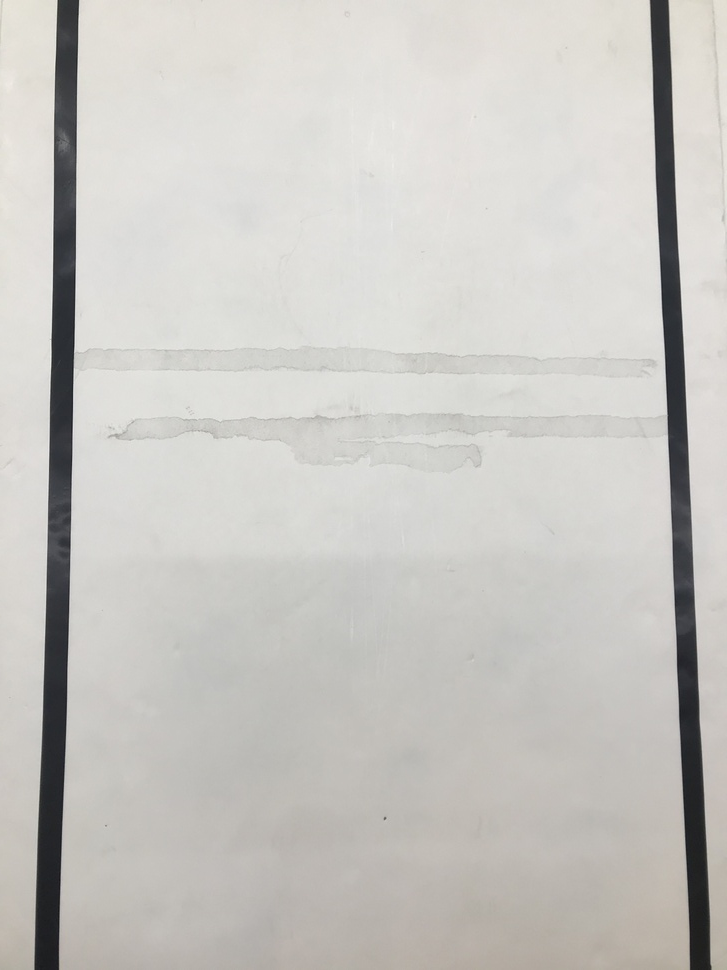
#> input picture src/imgs/lane_test.jpeg, 727 x 970 px, shrunk from 3024 x 4032 before the run
$ python lane_detection.py
#> lines starting #> are read from the running program, lines starting #| are printed output that depends on the picture; after the words box and inside, x2 and y2 are one past the last pixel; in counts of white or black regions, pixels touching at a corner belong together; long printed decimals are rounded
import cv2
import numpy as np
import matplotlib.pyplot as plt
import time

lane_img = cv2.imread("./imgs/lane_test.jpeg", cv2.IMREAD_COLOR)
#> lane_img is the input picture: shape (970, 727, 3); mean B, G, R 194.5, 198.7, 200.4
gray = cv2.cvtColor(lane_img, cv2.COLOR_BGR2GRAY)

canny = cv2.Canny(gray, 150, 300, apertureSize=3)
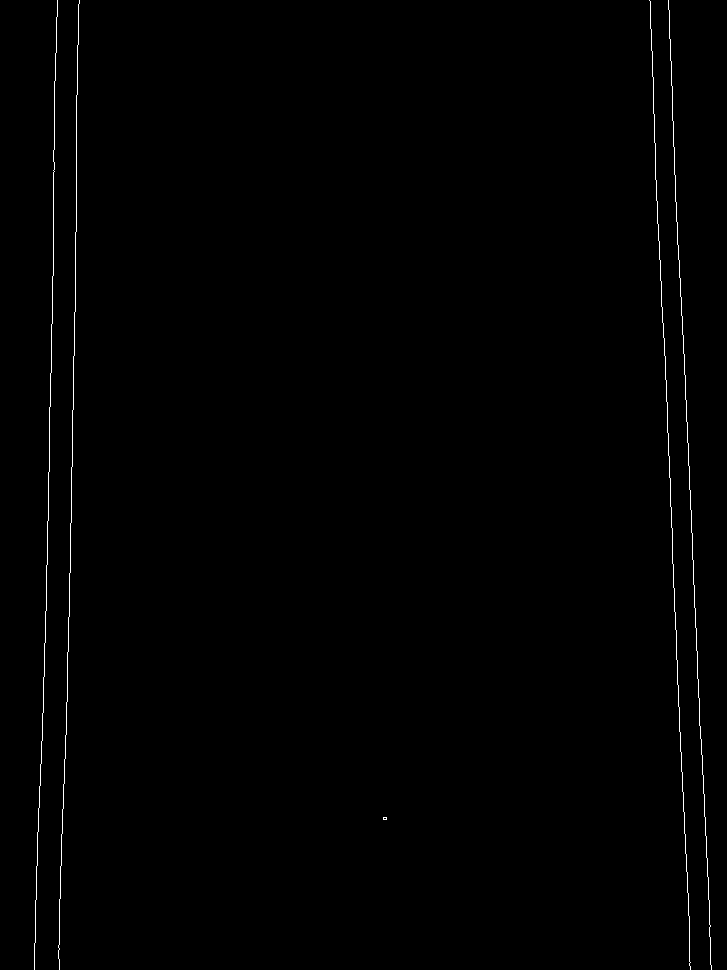
#> canny: shape (970, 727); 0.55% white in thin lines or dots

canny_img = np.copy(canny)
height = canny_img.shape[0]
#> height = 970
width = canny_img.shape[1]
#> width = 727

print(f"Image width : {width}, height : {height}\n")
#| Image width : 727, height : 970

d = height // 10
#> d = 97
epo1 = 2*d
#> epo1 = 194
epo2 = d*9
#> epo2 = 873
crop_img = canny_img[epo1:epo2] # height를 d등분해서 3번째 (2d ~ 3d-1)
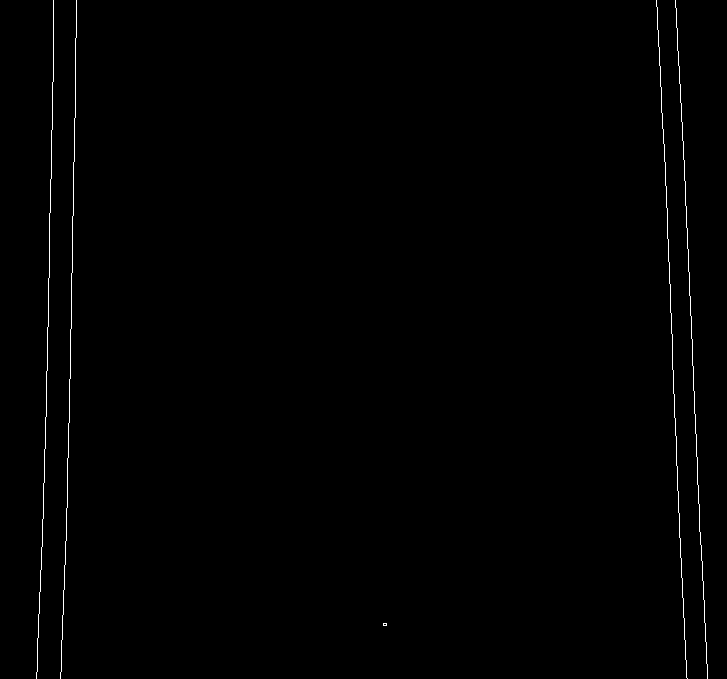
#> crop_img: shape (679, 727); 0.55% white in thin lines or dots

# strengthen
strengthen_img = np.power(crop_img, 2)
#> strengthen_img: shape (679, 727); values 0 (black) and 1 (white), 0.55% white in thin lines or dots
crop_height = strengthen_img.shape[0]
#> crop_height = 679
crop_width = strengthen_img.shape[1]
#> crop_width = 727
print(f"Crop image width : {crop_width}, height : {crop_height}\n")
#| Crop image width : 727, height : 679

middles = []

start = time.time()
for i in range(len(strengthen_img)):
    lcur = crop_width // 2 - (crop_width // 4)
    rcur = crop_width // 2 + (crop_width // 4)

    while(strengthen_img[i][lcur] == 0 or strengthen_img[i][rcur] == 0):
        if strengthen_img[i][lcur] == 0:
            lcur -= 1
        if strengthen_img[i][rcur] == 0:
            rcur += 1
        if lcur < 0:
            lcur = 0
            break
        if rcur > crop_width - 1:
            rcur = crop_width - 1
            break

    middle = (rcur + lcur) // 2
    middles.append(middle)
#> this loop made 679 passes
#> middle on passes 1 to 3: 366, 366, 366
#> after the loop, middles = 679 values, max 373 at index 538, min 366 at index 0, mean 370.3

# draw middle line
color = (255, 0, 0)
for i in range(epo1, epo2):
    canny_img = cv2.line(canny_img,(middles[i-epo1],i), (middles[i-epo1],i), color, 5)
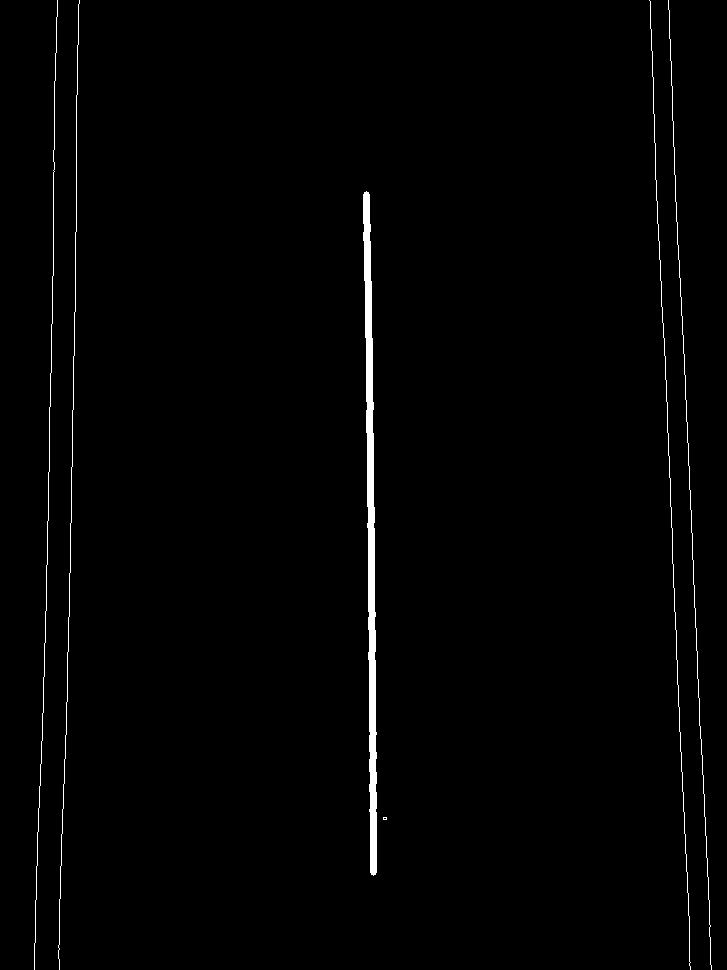
#> canny_img: shape (970, 727); 1.2% white; 6 white regions (1 under 20 px), largest, box (x1, y1, x2, y2) and area: (363, 191, 377, 876) 4775, (34, 0, 58, 970) 970, (58, 0, 80, 970) 970, (649, 0, 691, 970) 970, (668, 0, 712, 970) 970

plt.subplot(1, 2, 1)
plt.imshow(canny_img)
plt.subplot(1, 2, 2)
plt.imshow(crop_img)
plt.show()
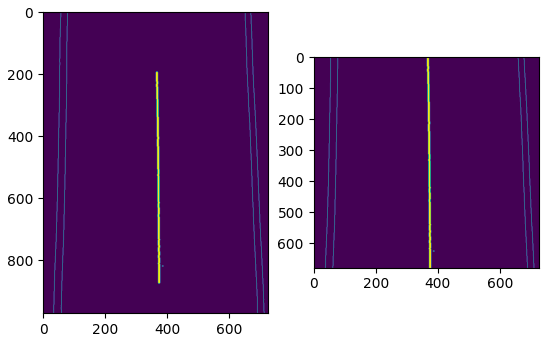
#> figure drawn by matplotlib, 2 panels
x_center = np.mean(middles)
#> x_center = 370.3

print(f"avg of middle point : {x_center}")
#| avg of middle point : 370.295
end = time.time()

print(f"running time : {end-start} sec")

$ run again, with src/imgs/lane.jpg copied over src/imgs/lane_test.jpeg
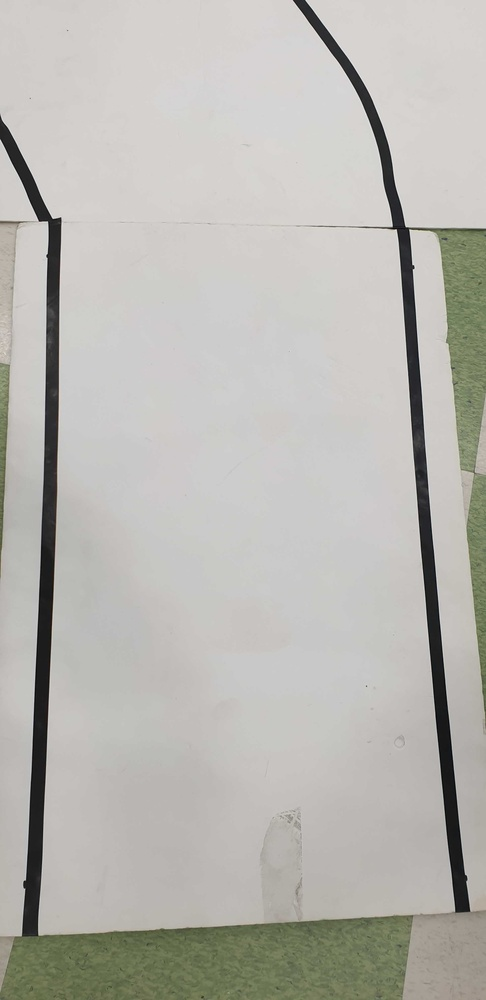
#> input picture src/imgs/lane.jpg, 486 x 1000 px, shrunk from 1960 x 4032 before the run
#> lane_img is the input picture: shape (1000, 486, 3); mean B, G, R 177.6, 183, 184.4
#> canny: shape (1000, 486); 1.1% white in thin lines or dots
#| Image width : 486, height : 1000
#> `crop_img = canny_img[epo1:epo2]`:
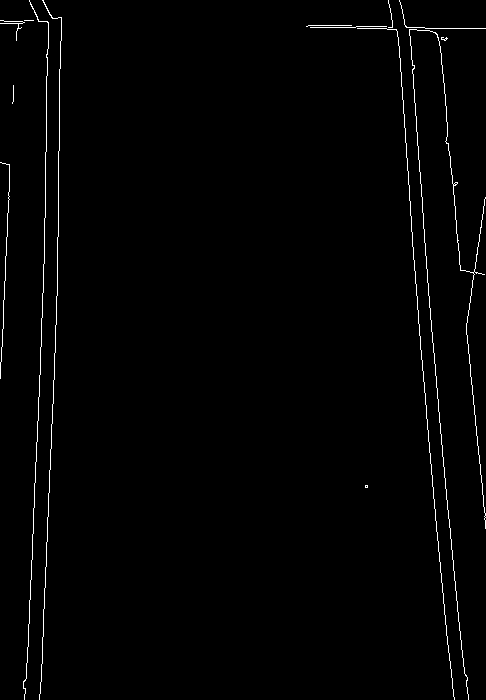
#> crop_img: shape (700, 486); 1.2% white in thin lines or dots
#> strengthen_img: shape (700, 486); values 0 (black) and 1 (white), 1.2% white in thin lines or dots
#| Crop image width : 486, height : 700
#> the loop `for i in range(len(strengthen_img)):` made 700 passes
#> middle on passes 1 to 3: 215, 215, 216
#> after the loop `for i in range(len(strengthen_img)):`: middles = 700 values, max 246 at index 661, min 207 at index 485, mean 236.6
#> `plt.show()`:
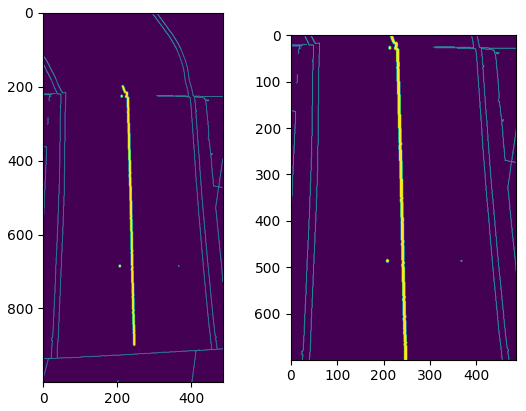
#> figure drawn by matplotlib, 2 panels
#> x_center = 236.6
#| avg of middle point : 236.637
